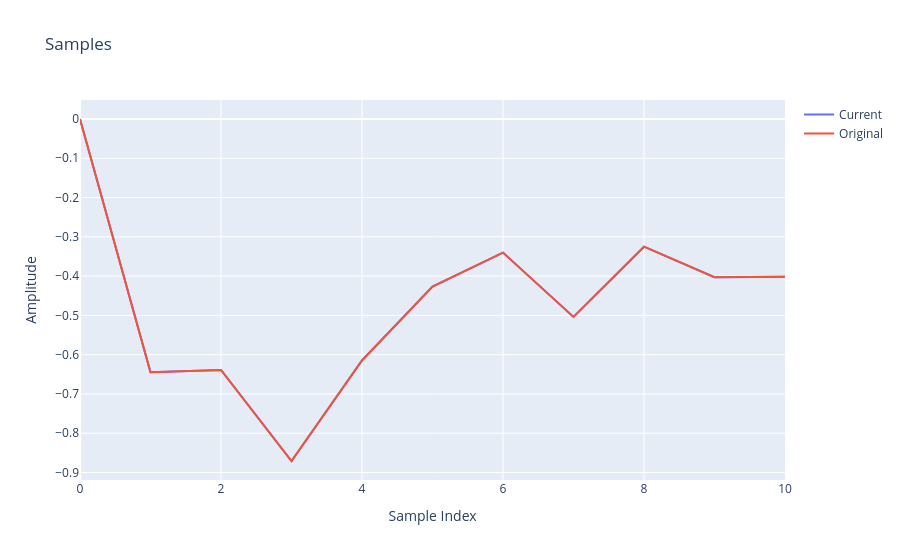

Source (notebook cell):
### Code cell
fig = go.Figure()

fig.add_trace(
    go.Scatter(
        y=xs,
        mode="lines",
        name="Current",
    )
)

fig.add_trace(
    go.Scatter(
        y=ys,
        mode="lines",
        name="Original",
    )
)


fig.update_layout(
    title="Samples",
    xaxis_title="Sample Index",
    yaxis_title="Amplitude",
)

fig.show()

### Figure 1 — Plotly figure (JSON) as saved in the notebook; plotly's stock layout.template omitted (floating-point values rounded to 4 significant figures)
{"data": [{"mode": "lines", "name": "Current", "type": "scatter", "y": [0.0, -0.6449, -0.6391, -0.8708, -0.6149, -0.4266, -0.3401, -0.5041, -0.3252, -0.403, -0.4019]}, {"mode": "lines", "name": "Original", "type": "scatter", "y": [0.0, -0.6449, -0.6391, -0.8708, -0.6149, -0.4266, -0.3401, -0.5041, -0.3252, -0.403, -0.4019]}], "layout": {"title": {"text": "Samples"}, "xaxis": {"title": {"text": "Sample Index"}}, "yaxis": {"title": {"text": "Amplitude"}}}}
